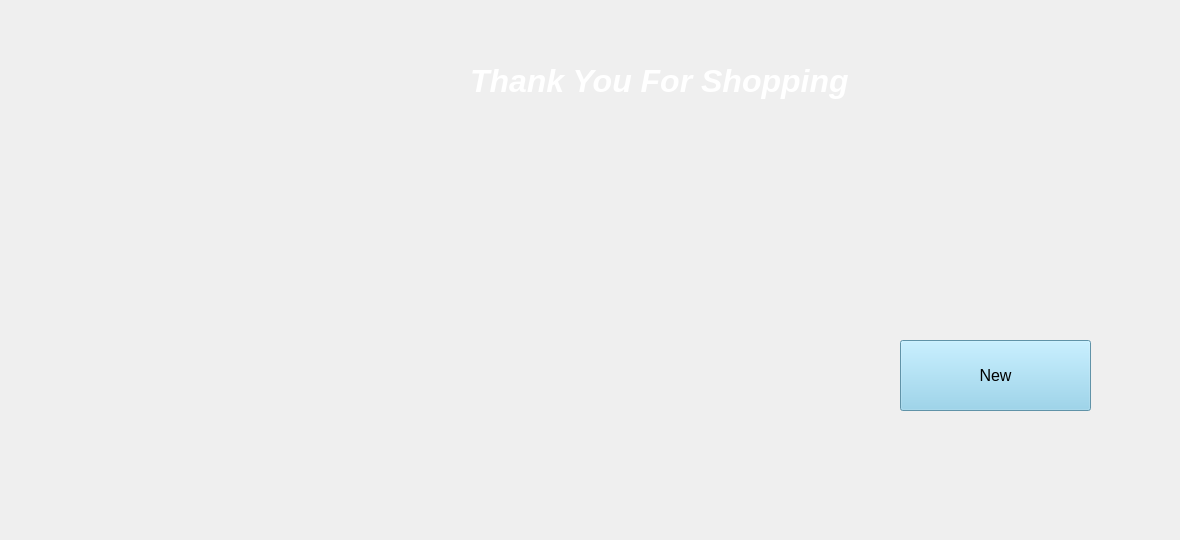
    <widget class="QWidget" name="page_17">
     <widget class="QWidget" name="widget_9" native="true">
      <property name="geometry">
       <rect>
        <x>250</x>
        <y>10</y>
        <width>921</width>
        <height>521</height>
       </rect>
      </property>
      <property name="styleSheet">
       <string notr="true">background-image: url(:/img/Imagees/store.jpeg);</string>
      </property>
      <widget class="QPushButton" name="new_2">
       <property name="geometry">
        <rect>
         <x>650</x>
         <y>330</y>
         <width>191</width>
         <height>71</height>
        </rect>
       </property>
       <property name="font">
        <font>
         <family>Arial</family>
         <pointsize>12</pointsize>
         <bold>false</bold>
        </font>
       </property>
       <property name="cursor">
        <cursorShape>PointingHandCursor</cursorShape>
       </property>
       <property name="styleSheet">
        <string notr="true">background:skyblue;
color:black;</string>
       </property>
       <property name="text">
        <string>New</string>
       </property>
      </widget>
      <widget class="QLabel" name="thanks">
       <property name="geometry">
        <rect>
         <x>220</x>
         <y>0</y>
         <width>561</width>
         <height>141</height>
        </rect>
       </property>
       <property name="font">
        <font>
         <family>Segoe UI</family>
         <pointsize>24</pointsize>
         <italic>true</italic>
         <bold>true</bold>
        </font>
       </property>
       <property name="styleSheet">
        <string notr="true">background:transparent;
color:white;
font: 700 italic 24pt &quot;Segoe UI&quot;;</string>
       </property>
       <property name="text">
        <string>Thank You For Shopping</string>
       </property>
      </widget>
     </widget>
    </widget>
